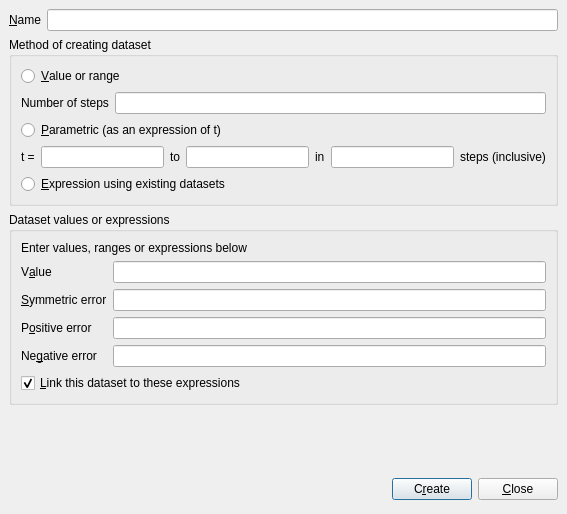
<ui version="4.0" >
 <class>Dialog</class>
 <widget class="QDialog" name="Dialog" >
  <property name="geometry" >
   <rect>
    <x>0</x>
    <y>0</y>
    <width>567</width>
    <height>514</height>
   </rect>
  </property>
  <property name="windowTitle" >
   <string>Create dataset - Veusz</string>
  </property>
  <layout class="QVBoxLayout" >
   <property name="margin" >
    <number>9</number>
   </property>
   <property name="spacing" >
    <number>6</number>
   </property>
   <item>
    <layout class="QHBoxLayout" >
     <property name="margin" >
      <number>0</number>
     </property>
     <property name="spacing" >
      <number>6</number>
     </property>
     <item>
      <widget class="QLabel" name="label" >
       <property name="text" >
        <string>&amp;Name</string>
       </property>
       <property name="buddy" >
        <cstring>nameedit</cstring>
       </property>
      </widget>
     </item>
     <item>
      <widget class="QLineEdit" name="nameedit" />
     </item>
    </layout>
   </item>
   <item>
    <widget class="QGroupBox" name="groupBox" >
     <property name="sizePolicy" >
      <sizepolicy>
       <hsizetype>5</hsizetype>
       <vsizetype>5</vsizetype>
       <horstretch>0</horstretch>
       <verstretch>0</verstretch>
      </sizepolicy>
     </property>
     <property name="title" >
      <string>Method of creating dataset</string>
     </property>
     <layout class="QVBoxLayout" >
      <property name="margin" >
       <number>9</number>
      </property>
      <property name="spacing" >
       <number>6</number>
      </property>
      <item>
       <widget class="QRadioButton" name="valueradio" >
        <property name="text" >
         <string>&amp;Value or range</string>
        </property>
       </widget>
      </item>
      <item>
       <layout class="QHBoxLayout" >
        <property name="margin" >
         <number>0</number>
        </property>
        <property name="spacing" >
         <number>6</number>
        </property>
        <item>
         <widget class="QLabel" name="label_2" >
          <property name="text" >
           <string>Number of steps</string>
          </property>
         </widget>
        </item>
        <item>
         <widget class="QLineEdit" name="numstepsedit" />
        </item>
       </layout>
      </item>
      <item>
       <widget class="QRadioButton" name="parametricradio" >
        <property name="text" >
         <string>&amp;Parametric (as an expression of t)</string>
        </property>
       </widget>
      </item>
      <item>
       <layout class="QHBoxLayout" >
        <property name="margin" >
         <number>0</number>
        </property>
        <property name="spacing" >
         <number>6</number>
        </property>
        <item>
         <widget class="QLabel" name="label_3" >
          <property name="text" >
           <string>t =</string>
          </property>
         </widget>
        </item>
        <item>
         <widget class="QLineEdit" name="tstartedit" />
        </item>
        <item>
         <widget class="QLabel" name="label_4" >
          <property name="text" >
           <string>to</string>
          </property>
         </widget>
        </item>
        <item>
         <widget class="QLineEdit" name="tendedit" />
        </item>
        <item>
         <widget class="QLabel" name="label_5" >
          <property name="text" >
           <string>in</string>
          </property>
         </widget>
        </item>
        <item>
         <widget class="QLineEdit" name="tstepsedit" />
        </item>
        <item>
         <widget class="QLabel" name="label_6" >
          <property name="text" >
           <string>steps (inclusive)</string>
          </property>
         </widget>
        </item>
       </layout>
      </item>
      <item>
       <widget class="QRadioButton" name="expressionradio" >
        <property name="text" >
         <string>&amp;Expression using existing datasets</string>
        </property>
       </widget>
      </item>
     </layout>
    </widget>
   </item>
   <item>
    <widget class="QGroupBox" name="groupBox_2" >
     <property name="title" >
      <string>Dataset values or expressions</string>
     </property>
     <layout class="QVBoxLayout" >
      <property name="margin" >
       <number>9</number>
      </property>
      <property name="spacing" >
       <number>6</number>
      </property>
      <item>
       <widget class="QLabel" name="valuehelperlabel" >
        <property name="text" >
         <string>Enter values, ranges or expressions below</string>
        </property>
        <property name="wordWrap" >
         <bool>true</bool>
        </property>
       </widget>
      </item>
      <item>
       <layout class="QGridLayout" >
        <property name="margin" >
         <number>0</number>
        </property>
        <property name="spacing" >
         <number>6</number>
        </property>
        <item row="1" column="1" >
         <widget class="QLineEdit" name="symerroredit" />
        </item>
        <item row="3" column="1" >
         <widget class="QLineEdit" name="negerroredit" />
        </item>
        <item row="0" column="1" >
         <widget class="QLineEdit" name="valueedit" />
        </item>
        <item row="3" column="0" >
         <widget class="QLabel" name="label_11" >
          <property name="text" >
           <string>Ne&amp;gative error</string>
          </property>
          <property name="buddy" >
           <cstring>negerroredit</cstring>
          </property>
         </widget>
        </item>
        <item row="2" column="0" >
         <widget class="QLabel" name="label_10" >
          <property name="text" >
           <string>P&amp;ositive error</string>
          </property>
          <property name="buddy" >
           <cstring>poserroredit</cstring>
          </property>
         </widget>
        </item>
        <item row="0" column="0" >
         <widget class="QLabel" name="label_8" >
          <property name="text" >
           <string>V&amp;alue</string>
          </property>
          <property name="buddy" >
           <cstring>valueedit</cstring>
          </property>
         </widget>
        </item>
        <item row="1" column="0" >
         <widget class="QLabel" name="label_9" >
          <property name="text" >
           <string>&amp;Symmetric error</string>
          </property>
          <property name="buddy" >
           <cstring>symerroredit</cstring>
          </property>
         </widget>
        </item>
        <item row="2" column="1" >
         <widget class="QLineEdit" name="poserroredit" />
        </item>
       </layout>
      </item>
      <item>
       <widget class="QCheckBox" name="linkcheckbox" >
        <property name="text" >
         <string>&amp;Link this dataset to these expressions</string>
        </property>
        <property name="checked" >
         <bool>true</bool>
        </property>
       </widget>
      </item>
     </layout>
    </widget>
   </item>
   <item>
    <widget class="QLabel" name="statuslabel" >
     <property name="text" >
      <string/>
     </property>
    </widget>
   </item>
   <item>
    <layout class="QHBoxLayout" >
     <property name="margin" >
      <number>0</number>
     </property>
     <property name="spacing" >
      <number>6</number>
     </property>
     <item>
      <spacer>
       <property name="orientation" >
        <enum>Qt::Horizontal</enum>
       </property>
       <property name="sizeHint" >
        <size>
         <width>131</width>
         <height>31</height>
        </size>
       </property>
      </spacer>
     </item>
     <item>
      <widget class="QPushButton" name="createbutton" >
       <property name="text" >
        <string>C&amp;reate</string>
       </property>
      </widget>
     </item>
     <item>
      <widget class="QPushButton" name="closebutton" >
       <property name="text" >
        <string>&amp;Close</string>
       </property>
      </widget>
     </item>
    </layout>
   </item>
  </layout>
 </widget>
 <tabstops>
  <tabstop>nameedit</tabstop>
  <tabstop>valueradio</tabstop>
  <tabstop>numstepsedit</tabstop>
  <tabstop>parametricradio</tabstop>
  <tabstop>tstartedit</tabstop>
  <tabstop>tendedit</tabstop>
  <tabstop>tstepsedit</tabstop>
  <tabstop>expressionradio</tabstop>
  <tabstop>valueedit</tabstop>
  <tabstop>symerroredit</tabstop>
  <tabstop>poserroredit</tabstop>
  <tabstop>negerroredit</tabstop>
  <tabstop>linkcheckbox</tabstop>
  <tabstop>createbutton</tabstop>
  <tabstop>closebutton</tabstop>
 </tabstops>
 <resources/>
 <connections>
  <connection>
   <sender>closebutton</sender>
   <signal>clicked()</signal>
   <receiver>Dialog</receiver>
   <slot>close()</slot>
   <hints>
    <hint type="sourcelabel" >
     <x>556</x>
     <y>407</y>
    </hint>
    <hint type="destinationlabel" >
     <x>179</x>
     <y>282</y>
    </hint>
   </hints>
  </connection>
 </connections>
</ui>
